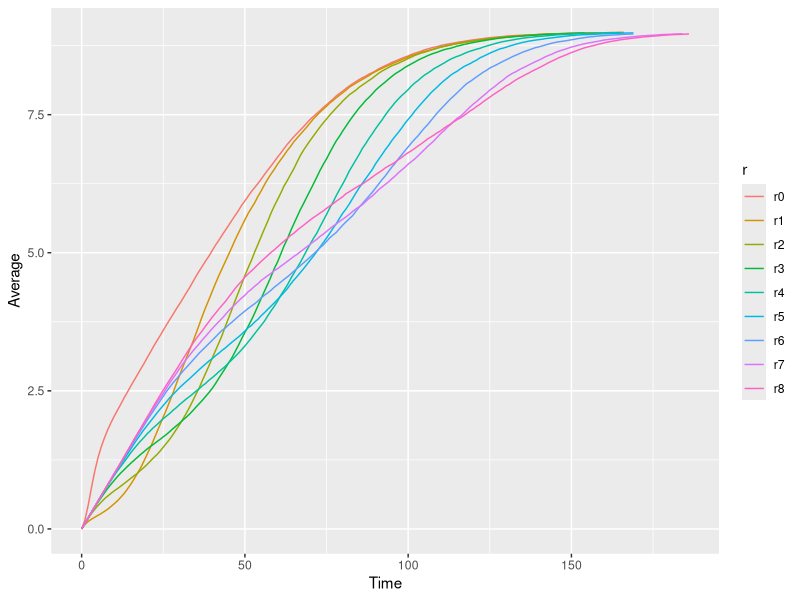

This figure's R source:
library(ggplot2)


data = read.csv("new_r0r8stripped.txt", head = F, sep = "\t")


names(data) = c("Time", "Average", "Bins", "r")

grph = ggplot(data, aes(Time, Average, colour=r)) +geom_line()
